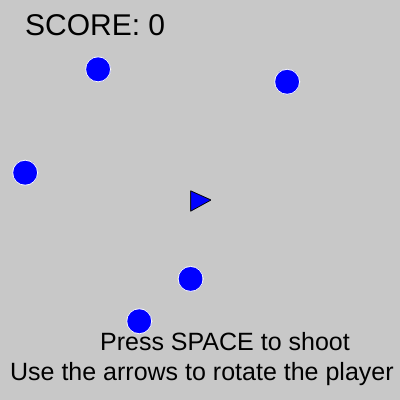
Frame 1 (no input)
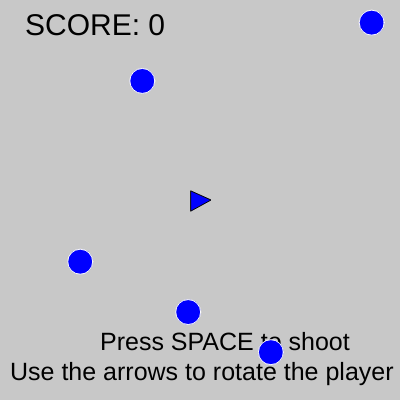
Frame 60 (no input)
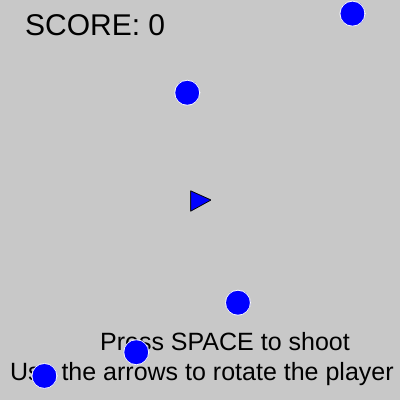
Frame 120 (the mouse pressed at the canvas centre since frame 60)

The p5.js sketch that drew these frames (run headless with seeded random() and noise() and a simulated clock; from frame 60 on, the mouse is pressed at the canvas centre):

// p5.js sketch
// ── sketch.js
function setup() {
    createCanvas(400, 400);
    p = createVector(width / 2, height / 2)
    pVel = createVector(0, 0);
    force = createVector(0, 0);
    size = 10;
    heading = 0;
    boostColor = color(0, 255, 0);
    playerColor = color(255);
    Score = 0;
    bb = [];
    bbVel = [];
    bbSize = 25;

    for (var i = 0; i < 5; i++) {
        bb.push(createVector(random(0, width), random(0, height)));
        bbVel.push(p5.Vector.random2D().mult(random(0.25, 2.25)));
    }
}

function draw() {
    background(200);
    textSize(25);
    text("Use the arrows to rotate the player", 10,380);
    text("Press SPACE to shoot", 100, 350);
    updatePlayer();
    updateBubbles();
    updateLasers();

}
// ── bubbles.js
var bb;
var bbVel;
var bbSize;

function updateBubbles() {
    touch = false;
    for (var i = 0; i < bb.length; i++) {
        push();

        if (dist(bb[i].x, bb[i].y, p.x, p.y) < bbSize / 2) {
            touch = true;
            console.log(touch);
        }
        bb[i].add(bbVel[i]);

        if (bb[i].x > width + bbSize / 2) {
            bb[i].x = 0
        }
        if (bb[i].x < -bbSize / 2) {
            bb[i].x = 400
        }
        if (bb[i].y > height + bbSize / 2) {
            bb[i].y = 0
        }
        if (bb[i].y < -bbSize / 2) {
            bb[i].y = 400
        }

        fill("blue")
        stroke(255);
        ellipse(bb[i].x, bb[i].y, bbSize);
        pop();
    }
    if (touch == true) {
        playerColor = color(255, 0, 0);
    } else {
        playerColor = color(255);
    }

}
// ── laser.js
lasers = [];
laserVel = [];


function updateLasers() {
    for (var i = 0; i < lasers.length; i++) {

        for (var z = 0; z < bb.length; z++) {
            if (dist(lasers[i].x, lasers[i].y, bb[z].x, bb[z].y) < bbSize / 2) {
                bb[z] = createVector(random(0, width), random(0, height));
                bbVel[z] = p5.Vector.random2D().mult(random(0.25, 2.25));
                Score++;
            }
        }
        lasers[i].add(laserVel[i]);

        push();
        strokeWeight(2);
        stroke(0);
        line(lasers[i].x, lasers[i].y, lasers[i].x + laserVel[i].x * 4, lasers[i].y + laserVel[i].y * 4)
        pop();
    }
}

function keyPressed() {
    if (keyCode == 32) {
        lasers.push(createVector(p.x, p.y));
        laserVel.push(p5.Vector.fromAngle(radians(heading)).mult(7));
    }
}
// ── player.js
var p;
var size;
var heading;
var pVel;
var force;
var boostColor;
var touch;
var playerColor;
var Score;
var Health;

function updatePlayer() {
    boostColor = color(0)
   
    if (keyIsDown(LEFT_ARROW)) {
        heading -= 6;
    }
    if (keyIsDown(RIGHT_ARROW)) {
        heading += 6;
    }
    if (keyIsDown(UP_ARROW)) {
        force = p5.Vector.fromAngle(radians(heading));
        pVel.add(force.mult(0.2));
        boostColor = color(0, 255, 0);
    }

    if (p.x > 400) {
        p.x = 0
    }
    if (p.x < 0) {
        p.x = 400
    }
    if (p.y > 400) {
        p.y = 0
    }
    if (p.y < 0) {
        p.y = 400
    }

    pVel.mult(0.978);
    p.add(pVel);
 
    push();
    translate(p.x, p.y);
    rotate(radians(heading));
  
    fill("blue");
    triangle(-size + 1, -size + 1, size + 1, 0, -size + 1, size + 1);
    pop();
    textSize(30);
    text("SCORE: " + Score, 25, 35);

}
